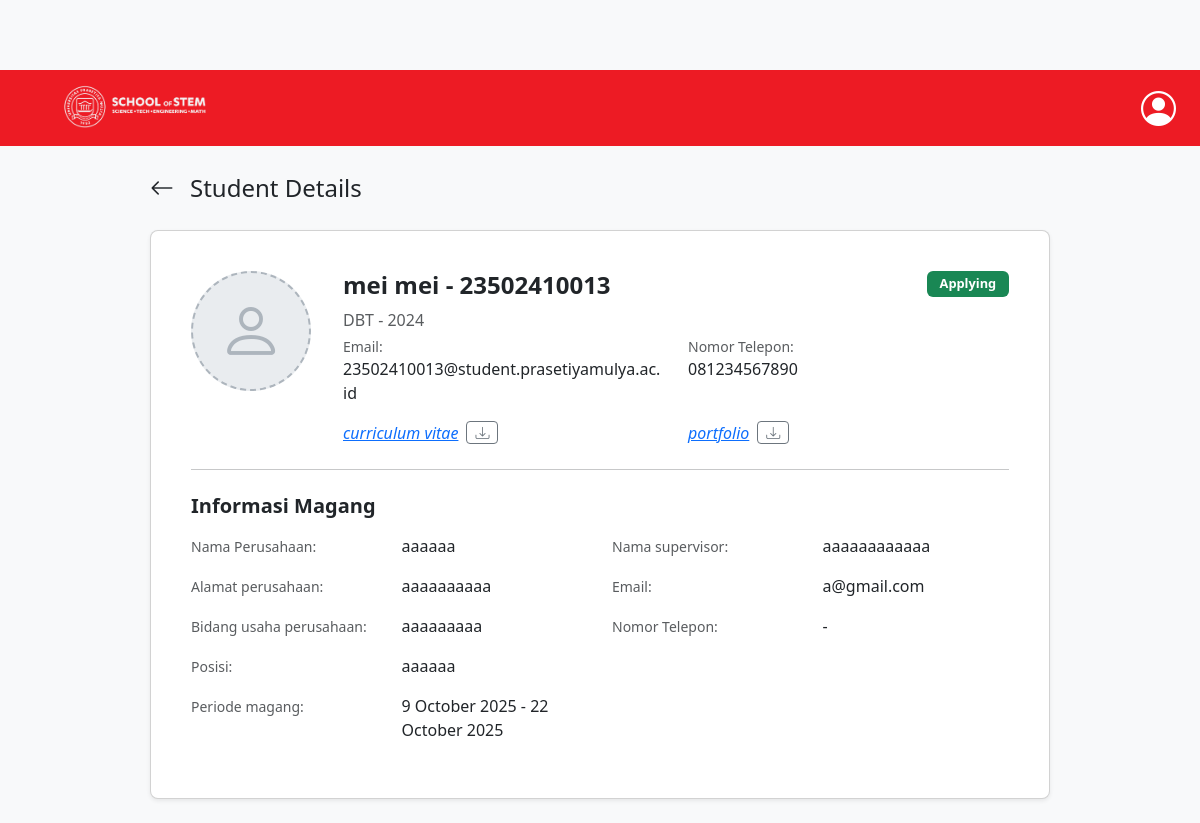
The app's page /mahasiswa/23502410013/details/ with its own data.
### utsCoop/models.py (models this page shows, shortened)
class Mahasiswa(models.Model):
    user = models.OneToOneField(User, on_delete=models.CASCADE)
    nim = models.CharField(max_length=11, primary_key=True)
    prodi = models.CharField(max_length=100)
    jeniskelamin = models.CharField(max_length=50)
    status = models.CharField(max_length=20, choices=Jeniskelamin.choices, default=Jeniskelamin.Pria)
    angkatan = models.CharField(max_length=4)
    nomor_telepon = models.CharField(max_length=20)
    cv = models.FileField(upload_to="cv/", null=True, blank=True)
    portofolio = models.FileField(upload_to="portofolio/", null=True, blank=True)

class CoOpDetail(models.Model):
    mahasiswa = models.OneToOneField(Mahasiswa, on_delete=models.CASCADE)
    supervisor = models.ForeignKey(Supervisor, on_delete=models.CASCADE)
    posisi = models.CharField(max_length=200)
    start_date = models.DateField()
    end_date = models.DateField()
    status = models.CharField(max_length=20, choices=CoOpStatus.choices, default=CoOpStatus.APPLYING)

class Supervisor(models.Model):
    user = models.OneToOneField(User, on_delete=models.CASCADE)
    supervisor_id = models.AutoField(primary_key=True)
    perusahaan = models.ForeignKey(Perusahaan, on_delete=models.CASCADE)
    nama = models.CharField(max_length=200)
    email = models.EmailField()
    nomor_telepon = models.CharField(max_length=20, null=True, blank=True)

class Perusahaan(models.Model):
    company_id = models.AutoField(primary_key=True)
    nama = models.CharField(max_length=200)
    alamat = models.TextField()
    bidang = models.CharField(max_length=200)

### utsCoop/views.py (the view)
# urls.py: path('mahasiswa/<str:nim>/details/', views.student_detail, name='student_detail'),
def student_detail(request, nim):
    mahasiswa = get_object_or_404(Mahasiswa, nim=nim)
    try:
        coop_detail = CoOpDetail.objects.select_related('supervisor__perusahaan').get(mahasiswa=mahasiswa)
    except CoOpDetail.DoesNotExist:
        coop_detail = None
    context = {
        'mahasiswa': mahasiswa,
        'coop_detail': coop_detail,
    }
    return render(request, 'utsCoop/student_detail.html', context)

### utsCoop/templates/utsCoop/student_detail.html (shortened to what this page needs)
{% load static %}
<!DOCTYPE html>
<html lang="en">
<head>
    <link href="https://cdn.jsdelivr.net/npm/bootstrap@5.3.3/dist/css/bootstrap.min.css" rel="stylesheet">
    <link rel="stylesheet" href="{% static 'HPadmin.css' %}" />
    <link rel="stylesheet" href="https://cdn.jsdelivr.net/npm/bootstrap-icons@1.13.1/font/bootstrap-icons.min.css">
</head>
<body>
<nav class="navbar fixed">
        <div class="container-fluid">
            <a class="navbar-brand ms-5" href="#">
                <img src="{% static 'images/Logo-STEM-White.png' %}" alt="Logo STEM" style="width: auto; height: 50px;">
            </a>
            <button class="navbar-toggler border-0 ms-auto" type="button"
                    data-bs-toggle="offcanvas" data-bs-target="#offcanvasNavbar"
                    aria-controls="offcanvasNavbar" aria-label="Toggle navigation">
                <i class="bi bi-person-circle" style="font-size: 35px; color: white"></i>
            </button>
        </div>
    </nav>
    <div class="container py-4">
        <div class="d-flex align-items-center detail-card mb-4">
            <a href="javascript:history.back()" class="text-dark me-3">
                <i class="bi bi-arrow-left" style="font-size: 1.5rem;"></i>
            </a>
            <h4 class="mb-0">Student Details</h4>
        </div>
        <div class="card detail-card shadow-sm p-4">
            <div class="card-body">
                <div class="row align-items-start mb-4">
                    <div class="col-12 d-flex">
                        <div class="profile-pic-placeholder">
                            <i class="bi bi-person" style="font-size: 4rem; color: #adb5bd;"></i>
                        </div>
                        <div class="flex-grow-1">
                            <div class="d-flex justify-content-between align-items-start mb-2">
                                <h4 class="fw-bold mb-0">
                                    {{ mahasiswa.user.get_full_name|default:'[Nama Mahasiswa]' }} - {{ mahasiswa.nim }}
                                </h4>
                                {% if coop_detail %}
                                    <span class="badge bg-success status-badge">{{ coop_detail.get_status_display }}</span>
                                {% else %}
                                    <span class="badge bg-warning status-badge">Belum Magang</span>
                                {% endif %}
                            </div>
                            <p class="text-muted mb-1">{{ mahasiswa.prodi|default:'[Program Studi]' }} - {{ mahasiswa.angkatan|default:'[Angkatan]' }}</p>
                            <div class="row mb-3">
                                <div class="col-6">
                                    <small class="d-block text-muted">Email:</small>
                                    <p class="mb-0">{{ mahasiswa.user.email|default:'[Email]' }}</p>
                                </div>
                                <div class="col-6">
                                    <small class="d-block text-muted">Nomor Telepon:</small>
                                    <p class="mb-0">{{ mahasiswa.nomor_telepon|default:'[Nomor Telepon]' }}</p>
                                </div>
                            </div>
                            <div class="row">
                                <div class="col-6 d-flex align-items-center">
                                    <a href="{% if mahasiswa.cv.url %}{{ mahasiswa.cv.url }}{% else %}#{% endif %}" class="file-link me-2">curriculum vitae</a>
                                    <button class="btn btn-sm btn-outline-secondary py-0 px-2"><i class="bi bi-download"></i></button>
                                </div>
                                <div class="col-6 d-flex align-items-center">
                                    <a href="{% if mahasiswa.portofolio.url %}{{ mahasiswa.portofolio.url }}{% else %}#{% endif %}" class="file-link me-2">portfolio</a>
                                    <button class="btn btn-sm btn-outline-secondary py-0 px-2"><i class="bi bi-download"></i></button>
                                </div>
                            </div>
                        </div>
                    </div>
                </div>
                <hr class="my-4">
                <h5 class="fw-bold mb-3">Informasi Magang</h5>
                {% if coop_detail %}
                    <div class="row">
                        <div class="col-md-6">
                            <div class="row mb-3">
                                <div class="col-6"><small class="text-muted">Nama Perusahaan:</small></div>
                                <div class="col-6"><p class="mb-0">{{ coop_detail.supervisor.perusahaan.nama }}</p></div>
                            </div>
                            <div class="row mb-3">
                                <div class="col-6"><small class="text-muted">Alamat perusahaan:</small></div>
                                <div class="col-6"><p class="mb-0">{{ coop_detail.supervisor.perusahaan.alamat|default:'-' }}</p></div>
                            </div>
                            <div class="row mb-3">
                                <div class="col-6"><small class="text-muted">Bidang usaha perusahaan:</small></div>
                                <div class="col-6"><p class="mb-0">{{ coop_detail.supervisor.perusahaan.bidang|default:'-' }}</p></div>
                            </div>
                            <div class="row mb-3">
                                <div class="col-6"><small class="text-muted">Posisi:</small></div>
                                <div class="col-6"><p class="mb-0">{{ coop_detail.posisi }}</p></div>
                            </div>
                            <div class="row mb-3">
                                <div class="col-6"><small class="text-muted">Periode magang:</small></div>
                                <div class="col-6">
                                    <p class="mb-0">
                                        {{ coop_detail.start_date|date:"j F Y" }} - {{ coop_detail.end_date|date:"j F Y" }}
                                    </p>
                                </div>
                            </div>
                        </div>
                        <div class="col-md-6">
                            <div class="row mb-3">
                                <div class="col-6"><small class="text-muted">Nama supervisor:</small></div>
                                <div class="col-6"><p class="mb-0">{{ coop_detail.supervisor.nama }}</p></div>
                            </div>
                            <div class="row mb-3">
                                <div class="col-6"><small class="text-muted">Email:</small></div>
                                <div class="col-6"><p class="mb-0">{{ coop_detail.supervisor.email }}</p></div>
                            </div>
                            <div class="row mb-3">
                                <div class="col-6"><small class="text-muted">Nomor Telepon:</small></div>
                                <div class="col-6"><p class="mb-0">{{ coop_detail.supervisor.nomor_telepon|default:'-' }}</p></div>
                            </div>
                        </div>
                    </div>
                {% else %}
                    <p class="text-muted text-center">Data magang belum tersedia.</p>
                {% endif %}
            </div>
        </div>
    </div>
</body>
</html>

### utsCoop/static/HPadmin.css (style rules this page uses)
nav { background-color: #ED1B24; }

### utsCoop/templates/utsCoop/student_detail.html (style rules this page uses)
body { padding-top: 70px; background-color: #f8f9fa; }
.detail-card { max-width: 900px; margin: auto; border-radius: 8px; }
.profile-pic-placeholder { width: 120px; height: 120px; background-color: #e9ecef; border: 2px dashed #adb5bd; display: flex; align-items: center; justify-content: center; border-radius: 50%; margin-right: 2rem; flex-shrink: 0; }
.file-link { font-style: italic; text-decoration: underline; }
.status-badge { font-size: 0.8rem; padding: 0.4rem 0.8rem; }

### records on screen
Mahasiswa: user.get_full_name "mei mei", nim "23502410013", prodi "DBT", angkatan "2024", user.email "23502410013@student.prasetiyamulya.ac.id", nomor_telepon "081234567890"
CoOpDetail: status "Applying", supervisor.perusahaan.nama "aaaaaa", supervisor.perusahaan.alamat "aaaaaaaaaa", supervisor.perusahaan.bidang "aaaaaaaaa", posisi "aaaaaa", start_date "9 October 2025", end_date "22 October 2025", supervisor.nama "aaaaaaaaaaaa", supervisor.email "a@gmail.com", supervisor.nomor_telepon "-"
